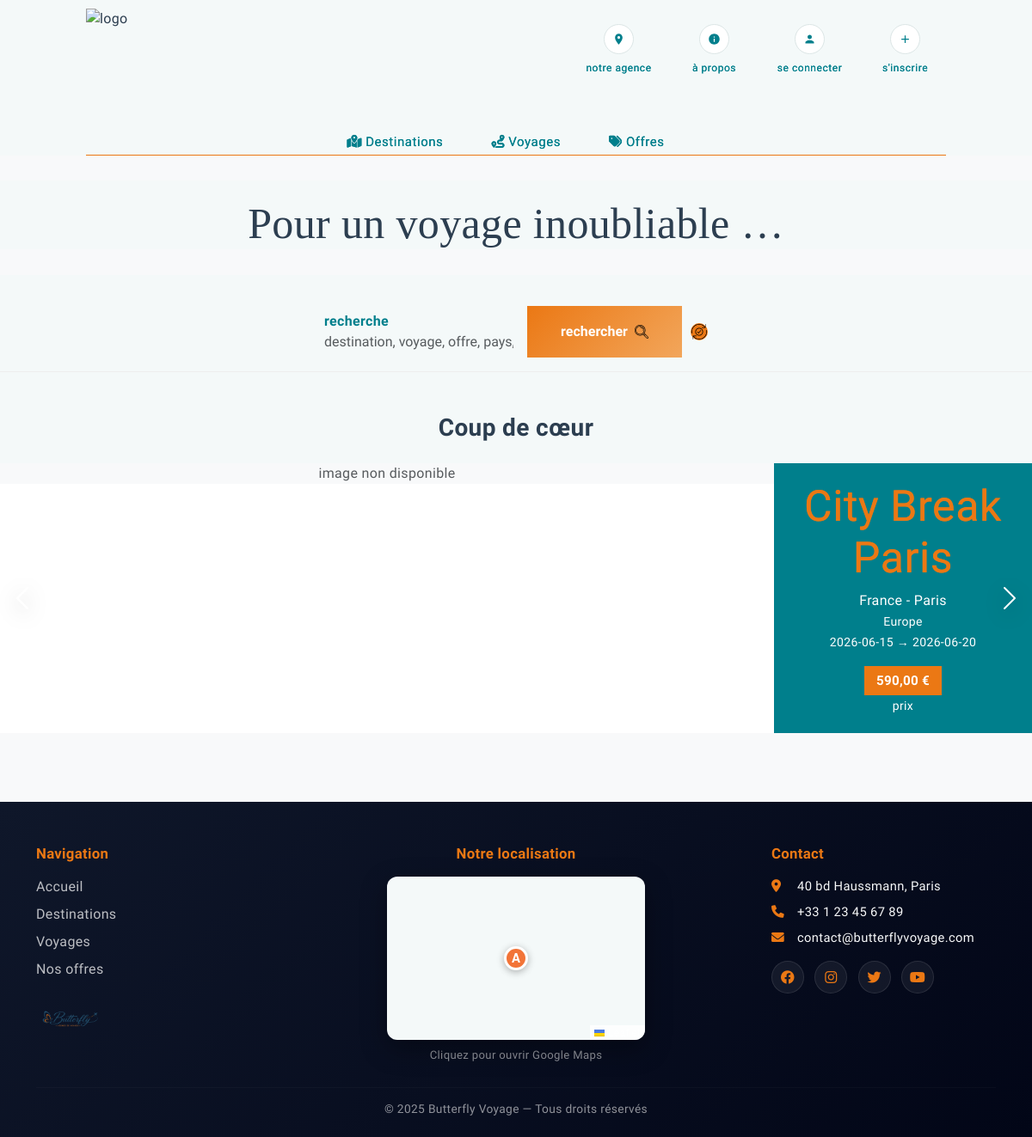
The page / on the database its author committed.
### tables this page shows
CREATE TABLE `voyages_organises` (
  `id_voyage` int UNSIGNED NOT NULL AUTO_INCREMENT,
  `id_destination` int UNSIGNED NOT NULL,
  `titre` varchar(150) NOT NULL,
  `description` text,
  `date_depart` date NOT NULL,
  `date_retour` date NOT NULL,
  `prix` decimal(10,2) NOT NULL,
  `nb_places` int UNSIGNED NOT NULL,
  `nb_places_restantes` int UNSIGNED NOT NULL,
  `image_url` varchar(255) DEFAULT NULL,
  `statut` enum('actif','complet','annule') NOT NULL DEFAULT 'actif',
  `date_creation` datetime NOT NULL DEFAULT CURRENT_TIMESTAMP,
  `date_modification` datetime NOT NULL DEFAULT CURRENT_TIMESTAMP ON UPDATE CURRENT_TIMESTAMP,
  PRIMARY KEY (`id_voyage`),
  KEY `idx_voyages_destination` (`id_destination`),
  KEY `idx_voyages_statut_date` (`statut`, `date_depart`),
  CONSTRAINT `fk_voyage_destination`
    FOREIGN KEY (`id_destination`)
    REFERENCES `destinations` (`id_destination`)
    ON DELETE CASCADE
    ON UPDATE CASCADE
);

CREATE TABLE `destinations` (
  `id_destination` int UNSIGNED NOT NULL AUTO_INCREMENT,
  `pays` varchar(100) NOT NULL,
  `ville` varchar(100) NOT NULL,
  `id_continent` int UNSIGNED DEFAULT NULL,
  `description` text,
  `prix_base` decimal(10,2) NOT NULL,
  `image_url` varchar(255) DEFAULT NULL,
  `actif` tinyint(1) NOT NULL DEFAULT 1,
  `date_creation` datetime NOT NULL DEFAULT CURRENT_TIMESTAMP,
  `date_modification` datetime NOT NULL DEFAULT CURRENT_TIMESTAMP ON UPDATE CURRENT_TIMESTAMP,
  PRIMARY KEY (`id_destination`),
  UNIQUE KEY `uk_destination_pays_ville` (`pays`, `ville`),
  KEY `idx_destinations_continent` (`id_continent`),
  KEY `idx_destinations_actif` (`actif`),
  CONSTRAINT `fk_destination_continent`
    FOREIGN KEY (`id_continent`)
    REFERENCES `continents` (`id_continent`)
    ON DELETE SET NULL
    ON UPDATE CASCADE
);

CREATE TABLE `continents` (
  `id_continent` int UNSIGNED NOT NULL AUTO_INCREMENT,
  `nom` varchar(50) NOT NULL,
  PRIMARY KEY (`id_continent`),
  UNIQUE KEY `uk_continents_nom` (`nom`)
);

### index.php (called while the page is built, shortened)
<?php
require_once __DIR__ . "/controleur/controleur_class.php";
$unControleur = new Controleur();
$page = $_GET["page"] ?? "home";
switch ($page) {
    case "home":
        require_once __DIR__ . "/controleur/gestion_home.php";
        break;
}
require_once __DIR__ . "/vue/layout.php";

### modele/modele_class.php (called while the page is built, shortened)
<?php
class Modele
{
    private PDO $pdo;
    public function __construct()
    {
        $dsn = "mysql:host=localhost;dbname=bfly;charset=utf8mb4";
        $user = "root";
        $password = "";
        try {
            $this->pdo = new PDO($dsn, $user, $password, [
                PDO::ATTR_ERRMODE => PDO::ERRMODE_EXCEPTION,
                PDO::ATTR_DEFAULT_FETCH_MODE => PDO::FETCH_ASSOC,
            ]);
        } catch (PDOException $e) {
            echo "erreur de connexion à " . $dsn . "<br>";
            echo $e->getMessage();
            exit();
        }
    }
    private function fetchAll(string $sql, array $params = []): array
    {
        $stmt = $this->pdo->prepare($sql);
        $stmt->execute($params);
        return $stmt->fetchAll();
    }
    public function selectAll_voyages_actifs(): array
    {
        $sql = "select v.*, d.pays, d.ville, d.image_url as destination_image_url, cont.nom as continent
                from voyages_organises v
                join destinations d on d.id_destination = v.id_destination
                left join continents cont on cont.id_continent = d.id_continent
                where v.statut = 'actif'
                  and d.actif = 1
                order by v.date_depart asc";
        return $this->fetchAll($sql);
    }
}

### controleur/controleur_class.php (called while the page is built, shortened)
<?php
require_once "modele/modele_class.php";
class Controleur
{
    private Modele $modele;
    public function __construct()
    {
        $this->modele = new Modele();
    }
    public function selectAll_voyages_actifs()
    {
        return $this->modele->selectAll_voyages_actifs();
    }
}

### controleur/gestion_home.php (called while the page is built, shortened)
<?php
$voyages = $unControleur->selectAll_voyages_actifs();

### vue/components/carouselVoyages.php (the view, shortened to what this page needs)
<?php if (!empty($voyages)): ?>
    <h3 class="section-title text-center mt-5">Coup de cœur</h3>
    <div id="mainCarousel" class="carousel slide mt-4" data-bs-ride="carousel" data-bs-interval="6000">
        <div class="carousel-inner">
            <?php foreach ($voyages as $i => $v): ?>
                <?php
                $idVoyage = (int) ($v["id_voyage"] ?? 0);
                $titre = (string) ($v["titre"] ?? "");
                $imgVoyage = (string) ($v["image_url"] ?? "");
                $imgDest = (string) ($v["destination_image_url"] ?? "");
                $img = $imgVoyage !== "" ? $imgVoyage : $imgDest;
                $pays = (string) ($v["pays"] ?? "");
                $ville = (string) ($v["ville"] ?? "");
                $continent = (string) ($v["continent"] ?? "");
                $lieu = trim($pays . " - " . $ville, " -");
                $dateDepart = (string) ($v["date_depart"] ?? "");
                $dateRetour = (string) ($v["date_retour"] ?? "");
                $prix = (float) ($v["prix"] ?? 0);
                $href = "index.php?page=voyage_detail&id_voyage=" . $idVoyage;
                ?>
                <div class="carousel-item <?= $i === 0 ? "active" : "" ?>">
                    <div class="row g-0 voyage-row">
                        <div class="col-md-9">
                            <?php if ($img !== ""): ?>
                                <img
                                    src="<?= htmlspecialchars($img) ?>"
                                    class="d-block w-100 carousel-image"
                                    alt="<?= htmlspecialchars($titre) ?>"
                                >
                            <?php else: ?>
                                <div class="d-flex align-items-center justify-content-center bg-light voyage-noimg">
                                    <span class="text-muted">image non disponible</span>
                                </div>
                            <?php endif; ?>
                        </div>
                        <a href="<?= htmlspecialchars($href) ?>" class="col-md-3 d-flex align-items-stretch voyage-link">
                            <div
                                class="carousel-caption d-flex h-100 w-100 align-items-center justify-content-center"
                                style="position: static; padding: 20px;"
                            >
                                <div class="text-center text-white">
                                    <?php if ($titre !== ""): ?>
                                        <h6 class="mb-2"><?= htmlspecialchars($titre) ?></h6>
                                    <?php endif; ?>
                                    <?php if ($lieu !== "" || $continent !== "" || $dateDepart !== "" || $dateRetour !== ""): ?>
                                        <p class="d-none d-md-block mb-3">
                                            <?= htmlspecialchars($lieu) ?>
                                            <?php if ($continent !== ""): ?>
                                                <br>
                                                <small><?= htmlspecialchars($continent) ?></small>
                                            <?php endif; ?>
                                            <br>
                                            <small>
                                                <?= htmlspecialchars($dateDepart) ?> → <?= htmlspecialchars($dateRetour) ?>
                                            </small>
                                        </p>
                                    <?php endif; ?>
                                    <?php if ($prix > 0): ?>
                                        <p class="d-none d-md-block mb-0">
                                            <strong><?= number_format($prix, 2, ",", " ") ?> €</strong>
                                            <br>
                                            <small>prix</small>
                                        </p>
                                    <?php endif; ?>
                                </div>
                            </div>
                        </a>
                    </div>
                </div>
            <?php endforeach; ?>
        </div>
        <button class="carousel-control-prev" type="button" data-bs-target="#mainCarousel" data-bs-slide="prev">
            <span class="carousel-control-prev-icon"></span>
        </button>
        <button class="carousel-control-next" type="button" data-bs-target="#mainCarousel" data-bs-slide="next">
            <span class="carousel-control-next-icon"></span>
        </button>
    </div>
<?php endif; ?>

### styles/style.css (style rules this page uses)
:root { --primary-color: #EB7814; --secondary-color: #007f8c; --text-color: #2c3e50; --muted-color: #7fa7a9; --bg-light: #f4f9f9; --border-color: #dce6e6; --border-radius: 14px; --btn-radius: 50rem; --shadow: 0 8px 20px rgba(0, 127, 140, 0.15); --transition: all 0.3s ease; }
html, body { background-color: var(--bg-light); }
body { font-family: "Poiret One", sans-serif; font-weight: 400; font-size: 16px; line-height: 1.5; letter-spacing: 0.35px; -webkit-font-smoothing: antialiased; -moz-osx-font-smoothing: grayscale; margin: 0; padding: 0; color: var(--text-color); }
h6 { font-family: "Poiret One", sans-serif; font-weight: 400; color: var(--primary-color); font-size: 50px; margin: 0; letter-spacing: 0.6px; text-shadow: 0 0 0.7px currentColor; }

### styles/page.css (style rules this page uses)
.section-title { font-weight: 800; color: var(--text-color); margin: 0 0 0.3rem; }

### styles/components.css (style rules this page uses)
.carousel { overflow: hidden; background: #fff; }
.carousel a { display: block; color: inherit; text-decoration: none; cursor: pointer; }
.carousel-control-next, .carousel-control-prev { width: 52px; opacity: 1; }
.carousel-control-next-icon, .carousel-control-prev-icon { filter:drop-shadow(0 6px 12px rgba(0,0,0,.35)) }
.carousel-caption strong, .offer-price strong { background: var(--primary-color); color: #fff; padding: 6px 14px; font-weight: 800; display: inline-block; letter-spacing: 0.3px; font-size: 0.95rem; }
#mainCarousel .row.g-0 { flex-wrap: nowrap; }
#mainCarousel .col-md-9 { flex: 0 0 75%; max-width: 75%; }
#mainCarousel .col-md-3 { flex: 0 0 25%; max-width: 25%; }
#mainCarousel .voyage-link { background: var(--secondary-color); color: #fff; }

### rows shown on the page
voyages_organises: shows "image non disponible", titre "City Break Paris", id_destination.ville "France - Paris", continents.nom "Europe", date_depart "2026-06-15", date_retour "2026-06-20", prix "590,00"
